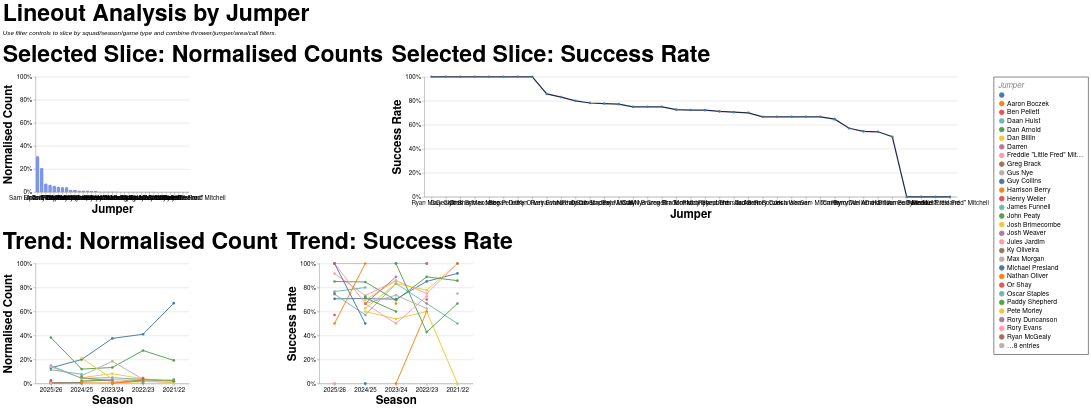

The Vega-Lite source for this figure:
### Vega-Lite specification from a JSON file in a GitHub repository (floating-point values rounded to 4 significant figures; data arrays with more than 128 entries replaced by an {"elided": "..."} marker saying what was removed)
{"config": {"axis": {"labelFont": "PT Sans Narrow, Helvetica Neue, Helvetica, Arial, sans-serif", "titleFont": "PT Sans Narrow, Helvetica Neue, Helvetica, Arial, sans-serif", "labelFontSize": 13, "titleFontSize": 24, "gridColor": "#202947", "gridOpacity": 0.2, "zindex": 1}, "text": {"font": "Lato, sans-serif"}, "bar": {"cornerRadiusEnd": 5}, "header": {"labelFont": "PT Sans Narrow, Helvetica Neue, Helvetica, Arial, sans-serif", "titleFont": "PT Sans Narrow, Helvetica Neue, Helvetica, Arial, sans-serif", "labelFontSize": 24, "titleFontSize": 28, "labelFontWeight": "bold", "orient": "left"}, "legend": {"labelFont": "PT Sans Narrow, Helvetica Neue, Helvetica, Arial, sans-serif", "titleFont": "PT Sans Narrow, Helvetica Neue, Helvetica, Arial, sans-serif", "labelFontSize": 14, "titleFontSize": 16, "titlePadding": 5, "fillColor": "white", "strokeColor": "black", "padding": 10, "titleFontWeight": "lighter", "titleFontStyle": "italic", "titleColor": "gray", "offset": 10}, "title": {"font": "PT Sans Narrow, Helvetica Neue, Helvetica, Arial, sans-serif", "fontSize": 48, "fontWeight": "bold", "anchor": "start", "align": "center", "titlePadding": 20, "subtitlePadding": 10, "subtitleFontSize": 13, "subtitleColor": "", "subtitleFontStyle": "italic", "offset": 15, "color": "black"}, "axisX": {"labelAngle": 0}, "facet": {"title": null, "header": null, "align": {"row": "each", "column": "each"}, "spacing": 10}, "resolve": {"scale": {"y": "independent", "facet": "independent"}}, "background": "transparent", "scale": {"offsetBandPaddingOuter": 0.2, "offsetBandPaddingInner": 0.1}, "view": {"stroke": null, "background": "transparent"}}, "vconcat": [{"hconcat": [{"mark": {"type": "bar", "color": "#7d96e8"}, "encoding": {"tooltip": [{"field": "jumper", "title": "Jumper", "type": "nominal"}, {"field": "attempts", "format": ",.0f", "title": "Lineouts", "type": "quantitative"}, {"field": "share", "format": ".1%", "title": "Normalised Count", "type": "quantitative"}], "x": {"field": "jumper", "sort": "-y", "title": "Jumper", "type": "nominal"}, "y": {"axis": {"format": "%"}, "field": "share", "scale": {"domain": [0, 1]}, "title": "Normalised Count", "type": "quantitative"}}, "height": 240, "title": "Selected Slice: Normalised Counts", "transform": [{"filter": "(loSquad == 'All' || datum.squad == loSquad) && (loGameType == 'All' || (loGameType == 'League + Cup' && (datum.game_type == 'League' || datum.game_type == 'Cup')) || (loGameType == 'League only' && datum.game_type == 'League') || datum.game_type == loGameType) && (loOpposition == 'All' || datum.opposition == loOpposition) && (loThrower == 'All' || datum.thrower == loThrower) && (loJumper == 'All' || datum.jumper == loJumper) && (loArea == 'All' || datum.area == loArea) && (loNumbers == 'All' || datum.numbers == loNumbers) && (loCall == 'All' || datum.call == loCall) && (loCallType == 'All' || datum.call_type == loCallType)"}, {"filter": "(loSeason == 'All' || datum.season == loSeason)"}, {"aggregate": [{"op": "count", "as": "attempts"}, {"op": "sum", "field": "won", "as": "won"}], "groupby": ["jumper"]}, {"joinaggregate": [{"op": "sum", "field": "attempts", "as": "total_attempts"}]}, {"calculate": "datum.attempts / datum.total_attempts", "as": "share"}, {"calculate": "datum.won / datum.attempts", "as": "success_rate"}], "width": 320}, {"mark": {"type": "line", "color": "#202946", "point": true, "strokeWidth": 2.5}, "encoding": {"tooltip": [{"field": "jumper", "title": "Jumper", "type": "nominal"}, {"field": "won", "format": ",.0f", "title": "Won", "type": "quantitative"}, {"field": "attempts", "format": ",.0f", "title": "Lineouts", "type": "quantitative"}, {"field": "success_rate", "format": ".1%", "title": "Success Rate", "type": "quantitative"}], "x": {"field": "jumper", "sort": "-y", "title": "Jumper", "type": "nominal"}, "y": {"axis": {"format": "%"}, "field": "success_rate", "scale": {"domain": [0, 1]}, "title": "Success Rate", "type": "quantitative"}}, "height": 250, "title": "Selected Slice: Success Rate", "transform": [{"filter": "(loSquad == 'All' || datum.squad == loSquad) && (loGameType == 'All' || (loGameType == 'League + Cup' && (datum.game_type == 'League' || datum.game_type == 'Cup')) || (loGameType == 'League only' && datum.game_type == 'League') || datum.game_type == loGameType) && (loOpposition == 'All' || datum.opposition == loOpposition) && (loThrower == 'All' || datum.thrower == loThrower) && (loJumper == 'All' || datum.jumper == loJumper) && (loArea == 'All' || datum.area == loArea) && (loNumbers == 'All' || datum.numbers == loNumbers) && (loCall == 'All' || datum.call == loCall) && (loCallType == 'All' || datum.call_type == loCallType)"}, {"filter": "(loSeason == 'All' || datum.season == loSeason)"}, {"aggregate": [{"op": "count", "as": "attempts"}, {"op": "sum", "field": "won", "as": "won"}], "groupby": ["jumper"]}, {"joinaggregate": [{"op": "sum", "field": "attempts", "as": "total_attempts"}]}, {"calculate": "datum.attempts / datum.total_attempts", "as": "share"}, {"calculate": "datum.won / datum.attempts", "as": "success_rate"}], "width": {"step": 30}}], "spacing": 16}, {"hconcat": [{"mark": {"type": "line", "point": true, "strokeWidth": 2}, "encoding": {"color": {"field": "jumper", "title": "Jumper", "type": "nominal"}, "tooltip": [{"field": "season", "title": "Season", "type": "nominal"}, {"field": "jumper", "title": "Jumper", "type": "nominal"}, {"field": "attempts", "format": ",.0f", "title": "Lineouts", "type": "quantitative"}, {"field": "norm_count", "format": ".1%", "title": "Normalised Count", "type": "quantitative"}], "x": {"field": "season", "sort": "-x", "title": "Season", "type": "nominal"}, "y": {"axis": {"format": "%"}, "field": "norm_count", "scale": {"domain": [0, 1]}, "title": "Normalised Count", "type": "quantitative"}}, "height": 250, "title": "Trend: Normalised Count", "transform": [{"filter": "(loSquad == 'All' || datum.squad == loSquad) && (loGameType == 'All' || (loGameType == 'League + Cup' && (datum.game_type == 'League' || datum.game_type == 'Cup')) || (loGameType == 'League only' && datum.game_type == 'League') || datum.game_type == loGameType) && (loOpposition == 'All' || datum.opposition == loOpposition) && (loThrower == 'All' || datum.thrower == loThrower) && (loJumper == 'All' || datum.jumper == loJumper) && (loArea == 'All' || datum.area == loArea) && (loNumbers == 'All' || datum.numbers == loNumbers) && (loCall == 'All' || datum.call == loCall) && (loCallType == 'All' || datum.call_type == loCallType)"}, {"aggregate": [{"op": "count", "as": "attempts"}, {"op": "sum", "field": "won", "as": "won"}], "groupby": ["season", "jumper"]}, {"joinaggregate": [{"op": "sum", "field": "attempts", "as": "season_attempts"}], "groupby": ["season"]}, {"calculate": "datum.attempts / datum.season_attempts", "as": "norm_count"}, {"calculate": "datum.won / datum.attempts", "as": "success_rate"}], "width": 320}, {"mark": {"type": "line", "point": true, "strokeWidth": 2}, "encoding": {"color": {"field": "jumper", "title": "Jumper", "type": "nominal"}, "tooltip": [{"field": "season", "title": "Season", "type": "nominal"}, {"field": "jumper", "title": "Jumper", "type": "nominal"}, {"field": "won", "format": ",.0f", "title": "Won", "type": "quantitative"}, {"field": "attempts", "format": ",.0f", "title": "Lineouts", "type": "quantitative"}, {"field": "success_rate", "format": ".1%", "title": "Success Rate", "type": "quantitative"}], "x": {"field": "season", "sort": "-x", "title": "Season", "type": "nominal"}, "y": {"axis": {"format": "%"}, "field": "success_rate", "scale": {"domain": [0, 1]}, "title": "Success Rate", "type": "quantitative"}}, "height": 250, "title": "Trend: Success Rate", "transform": [{"filter": "(loSquad == 'All' || datum.squad == loSquad) && (loGameType == 'All' || (loGameType == 'League + Cup' && (datum.game_type == 'League' || datum.game_type == 'Cup')) || (loGameType == 'League only' && datum.game_type == 'League') || datum.game_type == loGameType) && (loOpposition == 'All' || datum.opposition == loOpposition) && (loThrower == 'All' || datum.thrower == loThrower) && (loJumper == 'All' || datum.jumper == loJumper) && (loArea == 'All' || datum.area == loArea) && (loNumbers == 'All' || datum.numbers == loNumbers) && (loCall == 'All' || datum.call == loCall) && (loCallType == 'All' || datum.call_type == loCallType)"}, {"aggregate": [{"op": "count", "as": "attempts"}, {"op": "sum", "field": "won", "as": "won"}], "groupby": ["season", "jumper"]}, {"joinaggregate": [{"op": "sum", "field": "attempts", "as": "season_attempts"}], "groupby": ["season"]}, {"calculate": "datum.attempts / datum.season_attempts", "as": "norm_count"}, {"calculate": "datum.won / datum.attempts", "as": "success_rate"}], "width": 320}], "spacing": 16}], "data": {"name": "data-c19e9c742c9b5fa034ceade3597a36db"}, "params": [{"name": "loSquad", "value": "All"}, {"name": "loSeason", "value": "All"}, {"name": "loGameType", "value": "All"}, {"name": "loOpposition", "value": "All"}, {"name": "loThrower", "value": "All"}, {"name": "loJumper", "value": "All"}, {"name": "loArea", "value": "All"}, {"name": "loNumbers", "value": "All"}, {"name": "loCall", "value": "All"}, {"name": "loCallType", "value": "All"}], "spacing": 22, "title": {"text": "Lineout Analysis by Jumper", "subtitle": "Use filter controls to slice by squad/season/game type and combine thrower/jumper/area/call filters."}, "$schema": "https://vega.github.io/schema/vega-lite/v5.20.1.json", "datasets": {"data-c19e9c742c9b5fa034ceade3597a36db": {"elided": "1291 records"}}}
